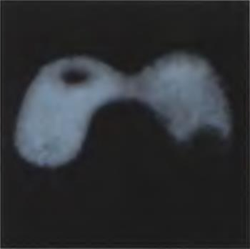
#> input picture Photo/Квантование по яркости/1.png, 250 x 249 px, shrunk from 350 x 349 before the run, found by its file name
$ jupyter execute 'Лабораторная работа 2 Panov.ipynb'   (shell and % lines are left out)
#> lines starting #> are read from the running program, lines starting #| are printed output that depends on the picture; after the words box and inside, x2 and y2 are one past the last pixel; in counts of white or black regions, pixels touching at a corner belong together
# Лабораторная 2. Бинаризация и квантование

Загрузка изображения и преобразование цветного к полутоновому

Квантование по яркости (с ручным заданием количества уровней)

Бинаризация
    Бинаризация методом Оцу глобальная
    Бинаризация методом Оцу локальная (с предварительным разбиением на фрагменты - по каждому своя бинаризация)
    Бинаризация методом Оцу иерархическая (выполняется с иерархическим разбиением каждой уже полученной  области, пока возможно разбивать). Квантование с использованием найденных порогов

[cell 1]
from matplotlib import pyplot as plt
from skimage import io
from PIL import Image
import numpy as np
import os
import ipywidgets as widgets
from ipywidgets import interact, interact_manual

# Загрузка фото

[cell 2]
#"\\Users\\InColumi\\Desktop\\University\\Computer Vision\\Photo\\Квантование по яркости\\1.png"
def openImage(path):
    return Image.open(path)
imageColor = openImage("\\Users\\InColumi\\Desktop\\University\\Computer Vision\\Photo\\Квантование по яркости\\1.png")
#> in openImage, returned value is the input picture: PIL image 250x249 RGB; mean R, G, B 45.8, 48.3, 51.6
imageColor

[cell 3]
width = imageColor.size[0]
#> width = 250
height = imageColor.size[1]
#> height = 249
size = width * height
#> size = 62250
print("Width: ", width, "Height: ", height,"Size: ", size)
#| Width:  250 Height:  249 Size:  62250

# Преобразование цветного к полутоновому

[cell 4]
def getGrayImage(image):
    pixels = image.load()
    width = image.size[0]
    height = image.size[1]
    for i in range(width):
        for j in range(height):
                S = round(sum(pixels[i,j]) / 3)
                pixels[i, j] = S, S, S
    return image
grayImage = getGrayImage(imageColor)
grayImage

# Построение гистограммы

[cell 5]
def getCountGrayColors(image):
    rgb = list(0 for i in range(0, 256,1))
    width = image.size[0]
    height = image.size[1]
    pixels = image.load()
    for i in range(width):
        for j in range(height):
            rgb[pixels[i, j][0]] += 1
    return rgb

def showHist(colors):
    lenColors = len(colors)
    plt.figure(figsize=(15, 10))
    plt.bar([i for i in range(0, 256)], colors, color="black")
    plt.grid()

    plt.show()

showHist(getCountGrayColors(grayImage))
#> in showHist, `lenColors = len(colors)`: lenColors = 256
#> in showHist, `plt.show()`:
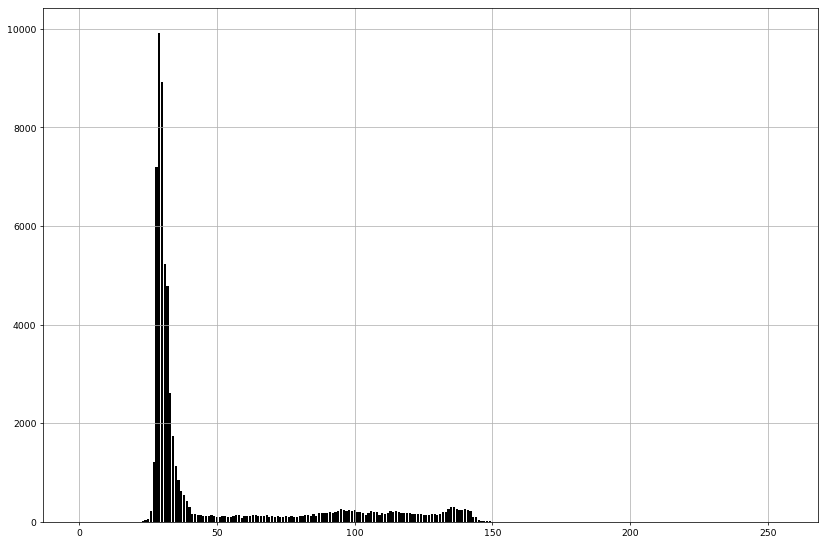
#> figure drawn by matplotlib, 1 panel; tallest bar 9921 high, from x = 28.6 to 29.4
#> the sliders are set to step = 128

# Квантование по яркости (с ручным заданием количества уровней)

[cell 6]
import copy
def getQuantizationImage(image, quantizationThreshold):
    result = copy.deepcopy(image)
    width = result.size[0]
    height = result.size[1]

    pixels = result.load()
    countOldColors = 256

    partitionColors = quantizationThreshold
    factorColor = countOldColors / partitionColors
    palette = [round(i * factorColor) for i in range(0, partitionColors)]
    #print(palette)
    for i in range(width):
        for j in range(height):
            for k in range(1, partitionColors):
                if palette[k - 1] < pixels[i, j][0] < palette[k]:
                    color = round((palette[k - 1] + palette[k]) / 2)
                    pixels[i, j] = color, color, color
                    break
                    #pixels[i, j] = color
    return result

@interact_manual(step=(1, 256, 1))
def Quantization(step):
    quantizationImage = getQuantizationImage(grayImage, step)
    display(quantizationImage)
    showHist(getCountGrayColors(quantizationImage))
    print(step)

# Бинаризация

# Бинаризация методом Оцу глобальная

[cell 7]
import numpy as np
def getGrayPixels(image):
    width = image.size[0]
    height = image.size[1]
    size = width * height
    result = [0 for i in range(0, size)]
    pixels = image.load()
    indexResult = 0
    for i in range(width):
        for j in range(height):
                result[indexResult] = pixels[i,j][0]
                indexResult += 1
    return result

def getThresholdByOtsuBinatization(grayPixels, sizeImage):
    maxSigma = 0
    maxThreshold = 0

    for i in range(1, 256):
        v0 = [grayPixels[j] for j in grayPixels if grayPixels[j] < i]
        #v0 = grayPixels[np.where(grayPixels < i)]
        m0 = np.mean(v0) if len(v0) > 0 else 0.
        w0 = len(v0) / sizeImage

        v1 = [grayPixels[j] for j in grayPixels if grayPixels[j] >= i]
        m1 = np.mean(v1) if len(v1) > 0 else 0.
        w1 = len(v1) / sizeImage

        sigma = w0 * w1 * ((m0 - m1) ** 2)

        if sigma > maxSigma:
            maxSigma = sigma
            maxThreshold = i

    return maxThreshold

def getImageByOtsuBinatization(image, threshold):
    result = copy.deepcopy(image)
    width = result.size[0]
    height = result.size[1]
    pixels = result.load()
    for i in range(width):
        for j in range(height):
            color = 0 if pixels[i,j][0] < threshold else 255
            pixels[i,j] = color, color,color

    return result

[cell 8]
image = openImage("\\Users\\InColumi\\Desktop\\University\\Computer Vision\\Photo\\1.jpg")
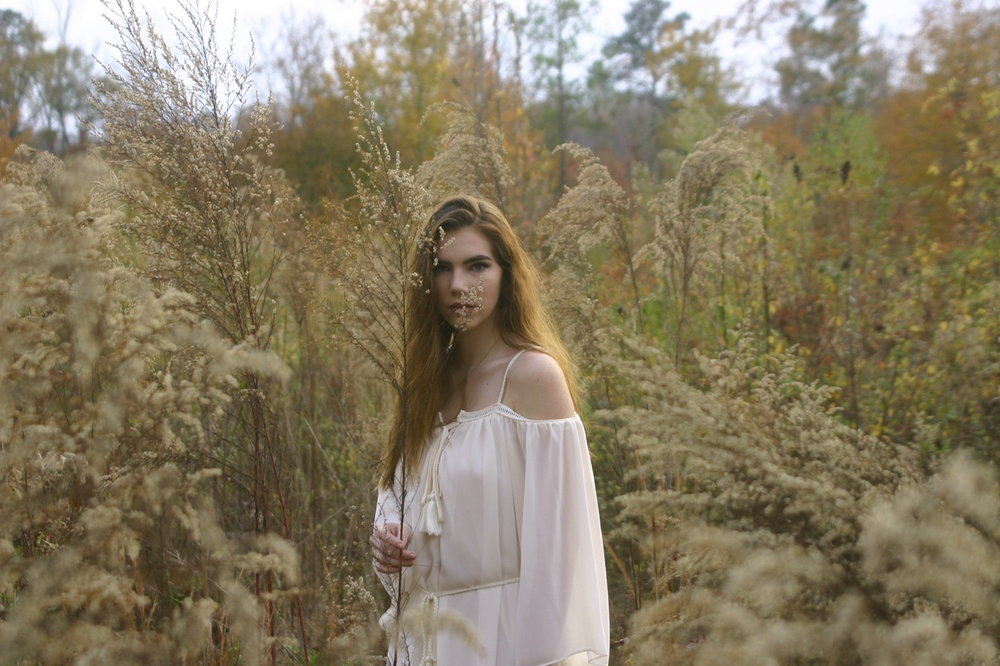
#> input picture Photo/1.jpg, 1000 x 666 px, shrunk from 1400 x 933 before the run, found by its file name
#> in openImage, returned value is the input picture: PIL image 1000x666 RGB; mean R, G, B 134.1, 123.3, 98.3

grayImage = getGrayImage(image)
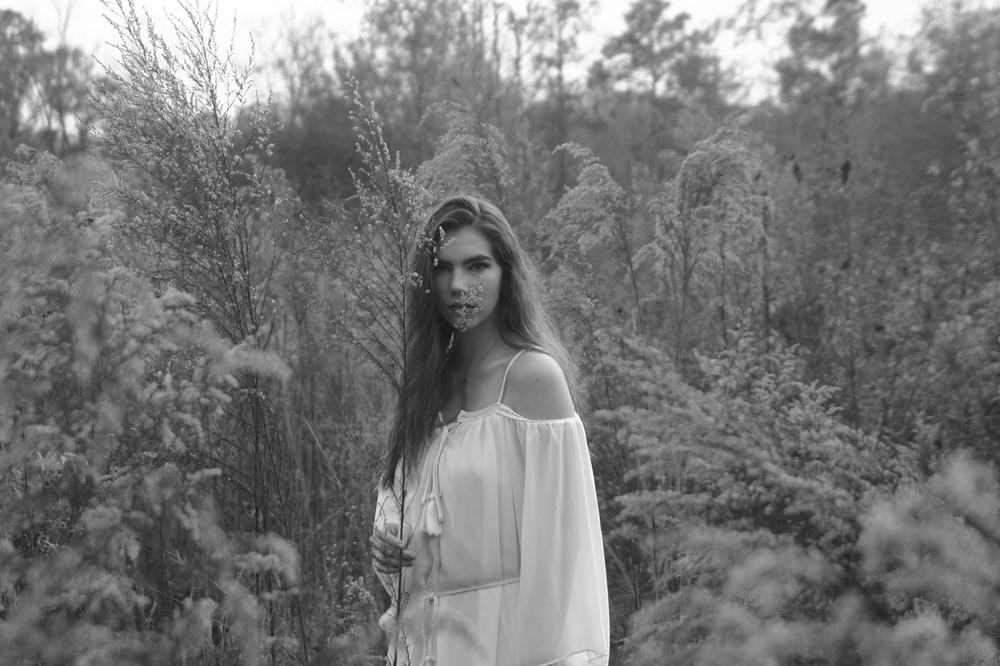
#> grayImage: PIL image 1000x666 RGB; min 18, max 255, mean 118.6

showHist(getCountGrayColors(grayImage))
#> in showHist (call 3), `plt.show()`:
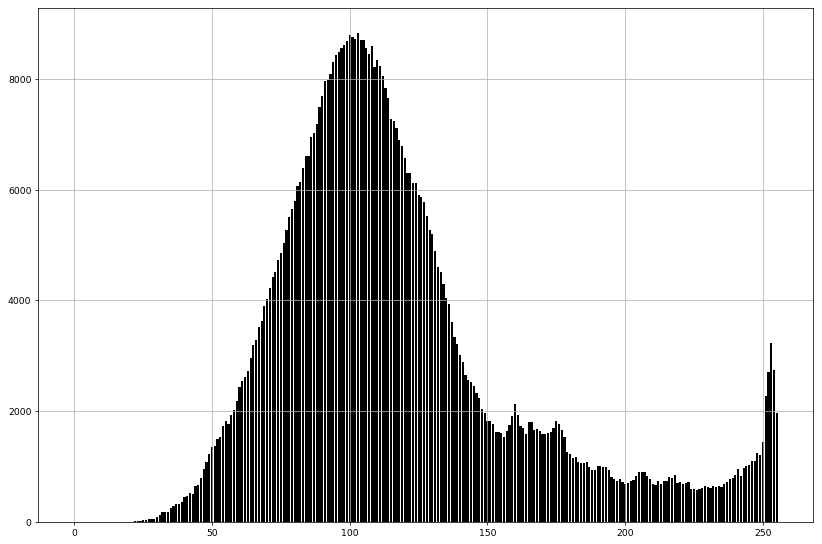
#> figure drawn by matplotlib, 1 panel; tallest bar 8833 high, from x = 102.6 to 103.4

[cell 9]
thresholdByOtsuBinatization = getThresholdByOtsuBinatization(getGrayPixels(grayImage), size)
#> after the loop in getGrayPixels, `for i in range(width):`: indexResult = 666000; result = 666000 items
#> in getThresholdByOtsuBinatization, `maxSigma = 0`: maxSigma = 0
#> the loop in getThresholdByOtsuBinatization, `for i in range(1, 256):` made 255 passes
#> (m0, w0, m1, w1, sigma, maxSigma) on passes 91 to 102: (90, 0.0264, 108.3, 10.67, 94.95, 94.95), (90.5, 0.0524, 108.4, 10.65, 178.4, 178.4), (91.73, 0.297, 108.8, 10.4, 897.5, 897.5), (92.49, 0.741, 109.5, 9.96, 2126.6, 2126.6), (93.05, 1.18, 110.2, 9.52, 3291.2, 3291.2), (93.62, 1.67, 111, 9.03, 4550, 4550), (94.07, 2.06, 111.7, 8.64, 5510.6, 5510.6), (94.39, 2.31, 112.1, 8.39, 6092, 6092), (94.65, 2.49, 112.4, 8.21, 6453.6, 6453.6), (95.31, 2.93, 113.2, 7.77, 7286.8, 7286.8), (96.05, 3.48, 114.2, 7.22, 8272.6, 8272.6), (96.68, 3.99, 115.2, 6.71, 9175.9, 9175.9)
#> (m0, w0, m1, w1, sigma) on passes 1 to 6: (0, 0, 108.3, 10.7, 0), (0, 0, 108.3, 10.7, 0), (0, 0, 108.3, 10.7, 0), (0, 0, 108.3, 10.7, 0), (0, 0, 108.3, 10.7, 0), (0, 0, 108.3, 10.7, 0)
#> after the loop in getThresholdByOtsuBinatization, `for i in range(1, 256):`: maxSigma = 12712; maxThreshold = 114
#> thresholdByOtsuBinatization = 114

print("Threshold By Otsu Binatization:", thresholdByOtsuBinatization)
#| Threshold By Otsu Binatization: 114

[cell 10]
imageByOtsuBinatization = getImageByOtsuBinatization(grayImage, thresholdByOtsuBinatization)
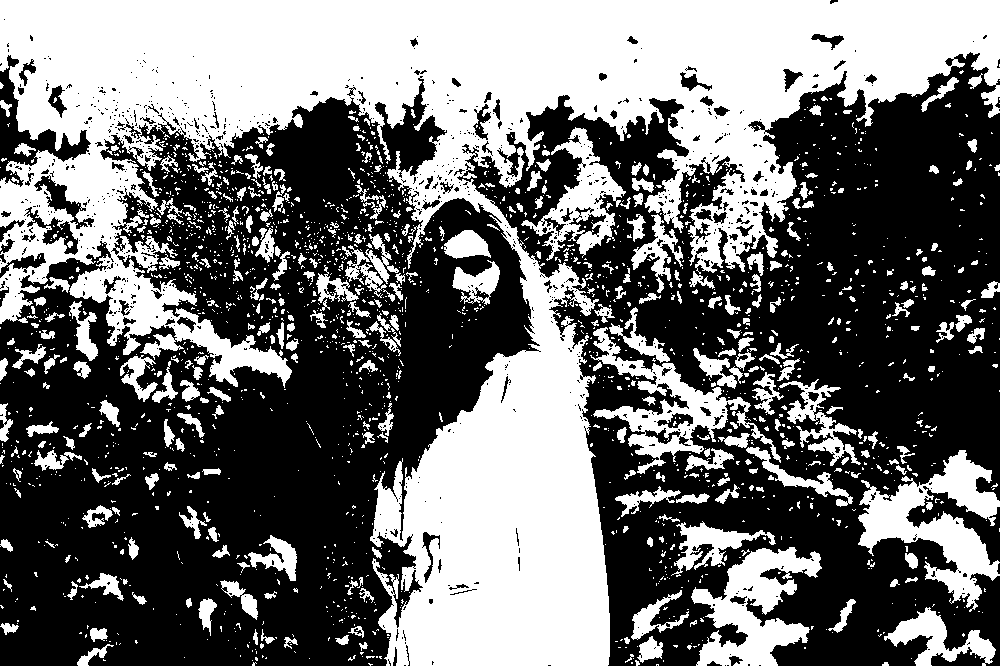
#> imageByOtsuBinatization: PIL image 1000x666 RGB; 43.9% white; 2028 white regions (1659 under 20 px), largest, box (x1, y1, x2, y2) and area: (0, 0, 1000, 666) 212764, (858, 450, 1000, 612) 9119, (691, 547, 822, 666) 7551
imageByOtsuBinatization
